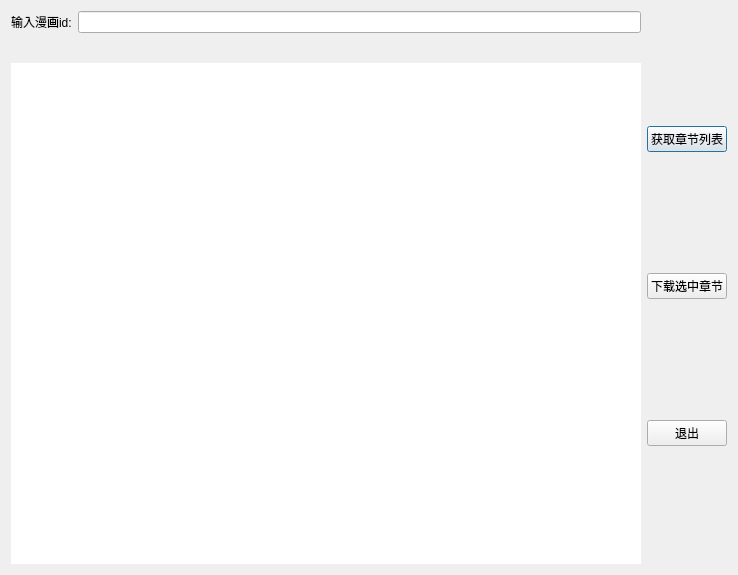
<?xml version="1.0" encoding="UTF-8"?>
<ui version="4.0">
 <class>MHDlg</class>
 <widget class="QDialog" name="MHDlg">
  <property name="geometry">
   <rect>
    <x>0</x>
    <y>0</y>
    <width>738</width>
    <height>575</height>
   </rect>
  </property>
  <property name="windowTitle">
   <string>漫画下载工具</string>
  </property>
  <layout class="QHBoxLayout" name="horizontalLayout_2">
   <item>
    <layout class="QVBoxLayout" name="verticalLayout">
     <item>
      <layout class="QHBoxLayout" name="horizontalLayout">
       <item>
        <widget class="QLabel" name="label">
         <property name="text">
          <string>输入漫画id:</string>
         </property>
        </widget>
       </item>
       <item>
        <widget class="QLineEdit" name="mid_editor"/>
       </item>
      </layout>
     </item>
     <item>
      <widget class="QLabel" name="mahua_title">
       <property name="font">
        <font>
         <pointsize>12</pointsize>
         <weight>75</weight>
         <bold>true</bold>
        </font>
       </property>
       <property name="text">
        <string/>
       </property>
       <property name="alignment">
        <set>Qt::AlignCenter</set>
       </property>
      </widget>
     </item>
     <item>
      <widget class="QTableView" name="chs_table">
       <property name="frameShape">
        <enum>QFrame::NoFrame</enum>
       </property>
       <property name="editTriggers">
        <set>QAbstractItemView::NoEditTriggers</set>
       </property>
       <property name="sortingEnabled">
        <bool>true</bool>
       </property>
       <attribute name="horizontalHeaderStretchLastSection">
        <bool>true</bool>
       </attribute>
      </widget>
     </item>
    </layout>
   </item>
   <item>
    <layout class="QVBoxLayout" name="verticalLayout_2">
     <item>
      <widget class="QPushButton" name="get_chs_btn">
       <property name="text">
        <string>获取章节列表</string>
       </property>
      </widget>
     </item>
     <item>
      <widget class="QPushButton" name="download_btn">
       <property name="text">
        <string>下载选中章节</string>
       </property>
      </widget>
     </item>
     <item>
      <widget class="QPushButton" name="exit_btn">
       <property name="text">
        <string>退出</string>
       </property>
      </widget>
     </item>
    </layout>
   </item>
  </layout>
 </widget>
 <tabstops>
  <tabstop>mid_editor</tabstop>
  <tabstop>chs_table</tabstop>
  <tabstop>get_chs_btn</tabstop>
  <tabstop>download_btn</tabstop>
  <tabstop>exit_btn</tabstop>
 </tabstops>
 <resources/>
 <connections>
  <connection>
   <sender>exit_btn</sender>
   <signal>clicked()</signal>
   <receiver>MHDlg</receiver>
   <slot>close()</slot>
   <hints>
    <hint type="sourcelabel">
     <x>690</x>
     <y>439</y>
    </hint>
    <hint type="destinationlabel">
     <x>696</x>
     <y>551</y>
    </hint>
   </hints>
  </connection>
  <connection>
   <sender>get_chs_btn</sender>
   <signal>clicked()</signal>
   <receiver>MHDlg</receiver>
   <slot>get_chapters()</slot>
   <hints>
    <hint type="sourcelabel">
     <x>679</x>
     <y>136</y>
    </hint>
    <hint type="destinationlabel">
     <x>684</x>
     <y>67</y>
    </hint>
   </hints>
  </connection>
  <connection>
   <sender>download_btn</sender>
   <signal>clicked()</signal>
   <receiver>MHDlg</receiver>
   <slot>download_jpgs()</slot>
   <hints>
    <hint type="sourcelabel">
     <x>670</x>
     <y>286</y>
    </hint>
    <hint type="destinationlabel">
     <x>686</x>
     <y>212</y>
    </hint>
   </hints>
  </connection>
 </connections>
 <slots>
  <slot>download_jpgs()</slot>
  <slot>get_chapters()</slot>
 </slots>
</ui>
